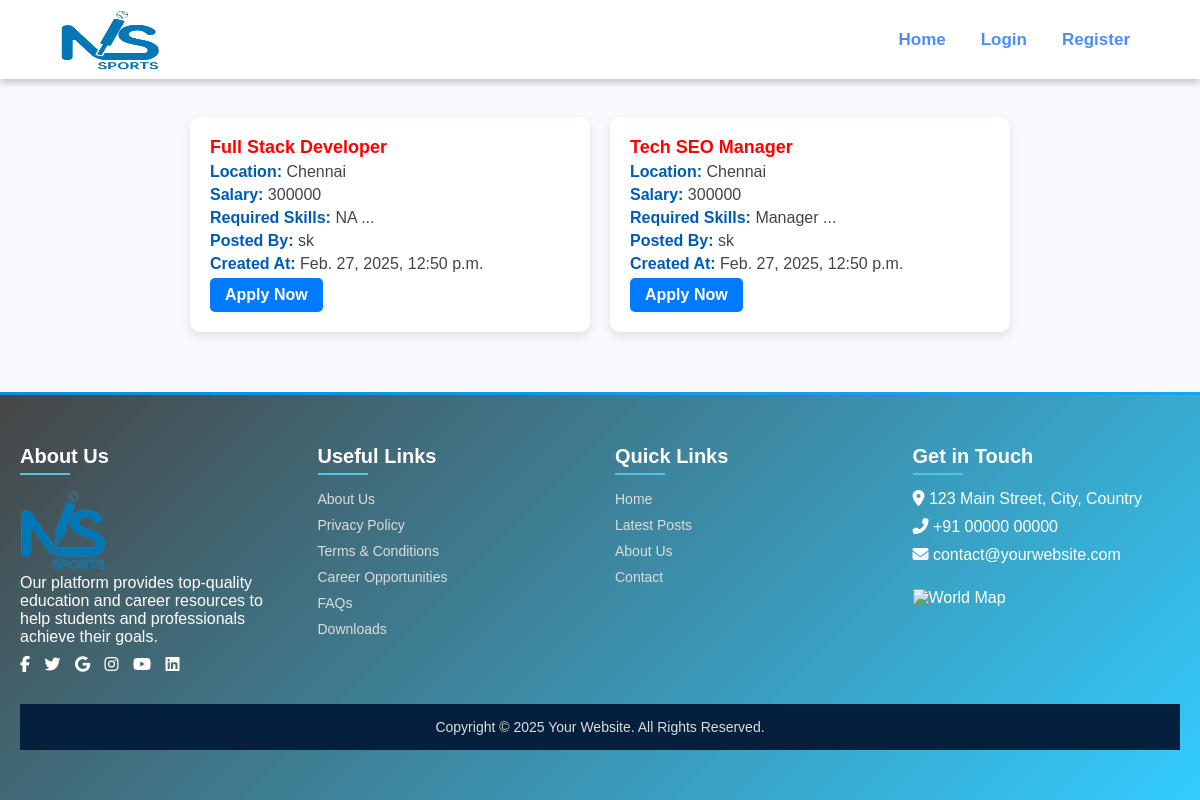
Screenshot of /jobs/ with the database file from the repository.
### blog_app/models.py (models this page shows, shortened)
class Job(models.Model):
    JOB_TYPE_CHOICES = [
        ('Full-time', 'Full-time'),
        ('Part-time', 'Part-time'),
        ('Contract', 'Contract'),
        ('Internship', 'Internship'),
    ]
    EXPERIENCE_LEVEL_CHOICES = [
        ('Entry', 'Entry'),
        ('Mid', 'Mid'),
        ('Senior', 'Senior'),
    ]
    title = models.CharField(max_length=255)
    description = models.TextField()
    location = models.CharField(max_length=255)
    salary = models.CharField(max_length=100)
    job_type = models.CharField(max_length=50, choices=JOB_TYPE_CHOICES)
    experience_level = models.CharField(max_length=50, choices=EXPERIENCE_LEVEL_CHOICES)
    required_skills = models.TextField(help_text="Comma-separated skills (e.g. Python, Django, React)")
    posted_by = models.ForeignKey(settings.AUTH_USER_MODEL, on_delete=models.CASCADE)  # ✅ Use custom user
    created_at = models.DateTimeField(auto_now_add=True)

class CustomUser(AbstractBaseUser, PermissionsMixin):
    email = models.EmailField(unique=True)  # Unique email
    username = models.CharField(max_length=150, unique=True)  # Unique username
    full_name = models.CharField(max_length=255)
    date_joined = models.DateTimeField(auto_now_add=True)
    is_active = models.BooleanField(default=True)
    is_staff = models.BooleanField(default=False)
    password_reset_requested_at = models.DateTimeField(null=True, blank=True)
    password_reset_created_at = models.DateTimeField(null=True, blank=True)
    objects = CustomUserManager()
    USERNAME_FIELD = 'email'  # Login with email
    REQUIRED_FIELDS = ['username', 'full_name']

### blog_app/views.py (the view)
# urls.py: path('jobs/', views.job_list, name='job_list'),
def job_list(request):
    jobs = Job.objects.all().order_by('-created_at')
    return render(request, 'blog_app/job_list.html', {'jobs': jobs})

### blog_app/templates/blog_app/job_list.html (shortened to what this page needs)
{% extends 'blog_app/base.html' %}
{% block content %}
<div class="job-section">
    <h2 class="job-heading">Available Jobs</h2>
    <div class="job-container">
        {% for job in jobs %}
        <div class="job-card">
            <div class="job-card-content">
                <h3 class="job-title">{{ job.title }}</h3>
                <p class="job-location"><strong>Location:</strong> {{ job.location }}</p>
                <p class="job-salary"><strong>Salary:</strong> {{ job.salary }}</p>
                <p class="job-skills">
                    <strong>Required Skills:</strong>
                    <span class="short-text">{{ job.required_skills|slice:":50" }}</span>
                    <span class="dots">...</span>
                </p>
                <p class="job-posted"><strong>Posted By:</strong> {{ job.posted_by.username }}</p>
                <p class="job-date"><strong>Created At:</strong> {{ job.created_at }}</p>
                <a href="{% url 'blog_app:apply_job' job.id %}" class="apply-btn">Apply Now</a>
            </div>
        </div>
        {% empty %}
        <p class="no-jobs">No jobs available.</p>
        {% endfor %}
    </div>
</div>
{% endblock %}

### blog_app/static/css/index.css (style rules this page uses)
* { margin: 0; padding: 0; box-sizing: border-box; font-family:'Gill Sans', 'Gill Sans MT', Calibri, 'Trebuchet MS', sans-serif; }

### blog_app/templates/blog_app/job_list.html (style rules this page uses)
.job-section { text-align: center; padding: 40px 10px; background-color: #f8f9fc; }
.job-heading { font-size: 2rem; color: #1d3557; margin-bottom: 20px; }
.job-container { display: flex; flex-wrap: wrap; justify-content: center; gap: 20px; padding: 20px; }
.job-card { background: white; border-radius: 10px; box-shadow: 0px 4px 10px rgba(0, 0, 0, 0.1); padding: 20px; width: 100%; max-width: 400px; min-width: 280px; text-align: left; transition: transform 0.3s ease; }
.job-card-content p { color: #444; font-size: 16px; margin: 5px 0; }
.job-card-content strong { color: #005bb5; }
.job-title { font-size: 18px; font-weight: bold; color: red; }
.job-location, .job-salary, .job-skills, .job-posted, .job-date { font-size: 16px; }
.apply-btn { display: inline-block; background-color: #007bff; color: white; padding: 8px 15px; border-radius: 5px; text-decoration: none; font-weight: bold; transition: background 0.3s; }

### rows the page displays
Job: title "Full Stack Developer", location "Chennai", salary "300000", required_skills "NA", posted_by.username "sk", created_at "Feb. 27, 2025, 12:50 p.m."
Job: title "Tech SEO Manager", location "Chennai", salary "300000", required_skills "Manager", posted_by.username "sk", created_at "Feb. 27, 2025, 12:50 p.m."
